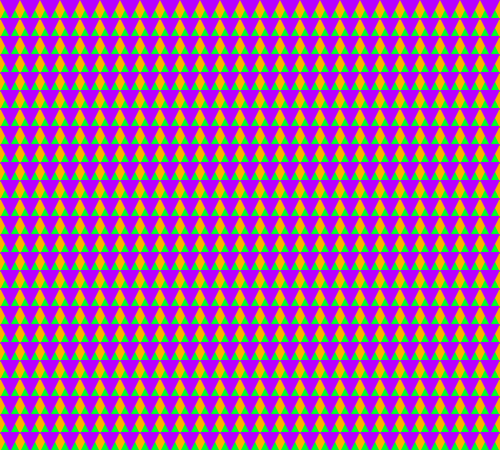
Frame 1 (no input)
Frame 60 (the mouse pressed at the canvas centre just before this capture): identical to frame 1, image omitted
Frame 120 (the mouse held since frame 60 and released just before this capture): identical to frame 1, image omitted

The Processing sketch that drew this single still picture (run headless with seeded random() and noise(); from frame 60 on, the mouse is pressed at the canvas centre):

// Processing sketch: processing_167130
// ── processing_167130.pde

int medidax, mediday;
int numdibujos;
int estado = 1;
 
 
void setup ()
{
  size (500, 450);
  numdibujos = 25;
  medidax = width/numdibujos;
  mediday = height/numdibujos;
  noStroke();
}
 
void draw ()
{
  if (estado == 2)
  {
    background (255);

    for (int j=0; j<numdibujos; j++)
    {
      for (int i=0; i<=j; i++)
      {
        fill (#00FF28);
        triangle (i*medidax, j*mediday, i*medidax+10, j*mediday+20, i*medidax+20, j*mediday);
        fill (#B600FF);
        triangle (i*medidax, j*mediday+20, i*medidax+10, j*mediday, i*medidax+20, j*mediday+20);
      }
    }
  }
      else
      {
        background (#FFAF00);

        for (int i=0; i<numdibujos; i++)
        {
          for (int j=0; j<numdibujos; j++)
          {
            fill (#00FF28);
            triangle (i*medidax, j*mediday+20, i*medidax+10, j*mediday, i*medidax+20, j*mediday+20);
            fill (#B600FF);
            triangle (i*medidax, j*mediday, i*medidax+10, j*mediday+20, i*medidax+20, j*mediday);
          }
        }
      }
  }
 
 
 
void keyPressed ()
{
  if (key == 'q')  estado = 2;
  else             estado = 1;
}
